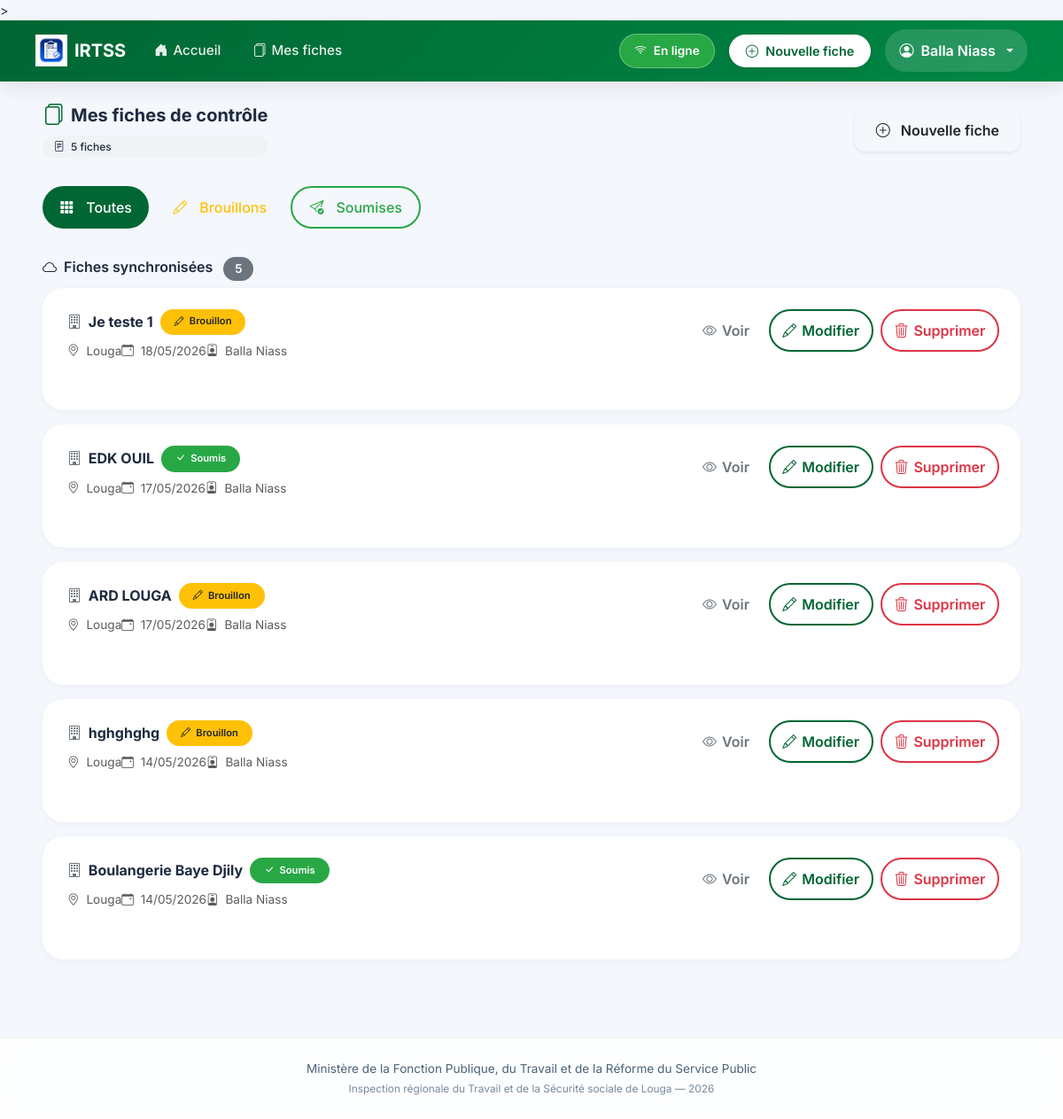
Page /fiches/ (signed in) on the earlier database version.
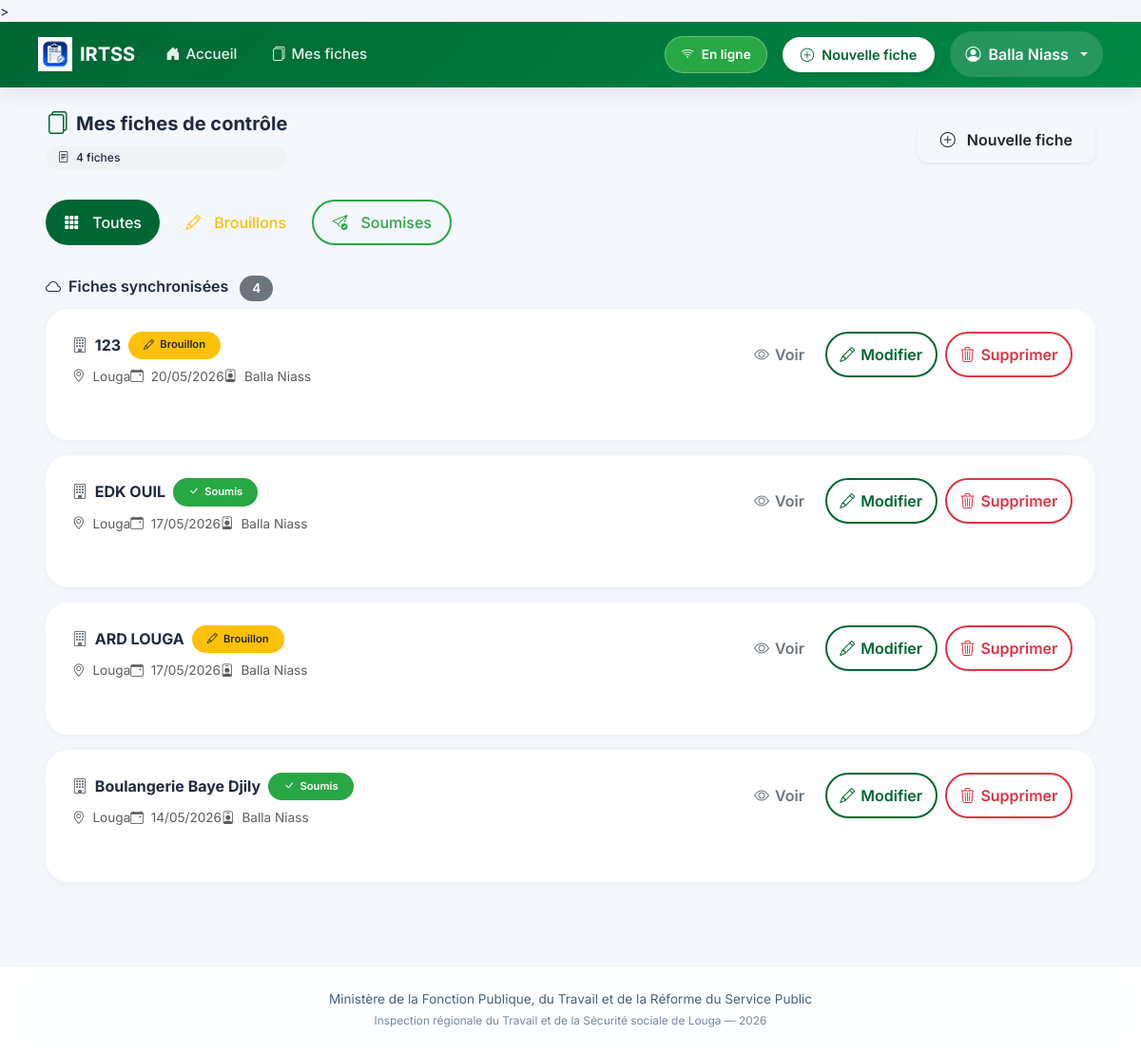
Same page on the later database version.
### inspection/models.py (models this page shows, shortened)
class FicheControle(models.Model):
    STATUT_CHOICES = [
        ('brouillon', 'Brouillon'),
        ('soumis', 'Soumis'),
    ]
    inspecteur = models.ForeignKey(User, on_delete=models.CASCADE, related_name='fiches')
    entreprise = models.CharField(max_length=255, verbose_name="Entreprise ou Établissement")
    date_controle = models.DateField(verbose_name="Date du contrôle")
    lieu = models.CharField(max_length=100, default="Louga", verbose_name="Lieu")
    statut = models.CharField(max_length=20, choices=STATUT_CHOICES, default='brouillon')
    local_id = models.CharField(max_length=100, blank=True, null=True)
    adresse = models.TextField(blank=True)
    telephone = models.CharField(max_length=50, blank=True)
    email_entreprise = models.EmailField(blank=True)
    date_ouverture = models.DateField(null=True, blank=True)
    forme_juridique = models.CharField(max_length=100, blank=True)
    activite_principale = models.CharField(max_length=200, blank=True)
    chef_nom = models.CharField(max_length=200, blank=True, verbose_name="Chef d'établissement - Prénom et Nom")
    chef_cellulaire = models.CharField(max_length=50, blank=True)
    chef_email = models.EmailField(blank=True)
    representant_nom = models.CharField(max_length=200, blank=True, verbose_name="Représentant travailleurs - Prénom et Nom")
    representant_qualite = models.CharField(max_length=100, blank=True)
    representant_cellulaire = models.CharField(max_length=50, blank=True)
    representant_email = models.EmailField(blank=True)
    doe = models.CharField(max_length=3, blank=True, verbose_name="Déclaration d'Ouverture d'Établissement (DOE)")
    registre_paie = models.CharField(max_length=3, blank=True)
    cadres_hommes = models.PositiveIntegerField(null=True, blank=True, default=0)
    cadres_femmes = models.PositiveIntegerField(null=True, blank=True, default=0)
    ouvriers_hommes = models.PositiveIntegerField(null=True, blank=True, default=0)
    ouvriers_femmes = models.PositiveIntegerField(null=True, blank=True, default=0)
    cdi = models.PositiveIntegerField(null=True, blank=True, default=0, verbose_name="CDI")
    cdd = models.PositiveIntegerField(null=True, blank=True, default=0, verbose_name="CDD")
    cs = models.PositiveIntegerField(null=True, blank=True, default=0, verbose_name="CS")
    c_app = models.PositiveIntegerField(null=True, blank=True, default=0, verbose_name="C APP")
    autres_contrats = models.PositiveIntegerField(null=True, blank=True, default=0, verbose_name="Autres")
    remuneration_au_temps_1 = models.BooleanField(default=False)
    remuneration_au_temps_2 = models.BooleanField(default=False)
    remuneration_a_la_piece_1 = models.BooleanField(default=False)
    remuneration_a_la_piece_2 = models.BooleanField(default=False)
    remuneration_les_deux_1 = models.BooleanField(default=False)
    remuneration_les_deux_2 = models.BooleanField(default=False)
    salaires_conformes_1 = models.CharField(max_length=3, blank=True)
    salaires_conformes_2 = models.CharField(max_length=3, blank=True)
    bulletins_paie_1 = models.CharField(max_length=3, blank=True)
    bulletins_paie_2 = models.CharField(max_length=3, blank=True)
    heures_sup_1 = models.CharField(max_length=3, blank=True)
    heures_sup_2 = models.CharField(max_length=3, blank=True)
    prime_anciennete_1 = models.CharField(max_length=3, blank=True)
    prime_anciennete_2 = models.CharField(max_length=3, blank=True)
    jours_feries_1 = models.CharField(max_length=3, blank=True)
    jours_feries_2 = models.CharField(max_length=3, blank=True)
    indemnites_transport_1 = models.CharField(max_length=3, blank=True)
    indemnites_transport_2 = models.CharField(max_length=3, blank=True)
    horaires_affiches_1 = models.CharField(max_length=3, blank=True)
    horaires_affiches_2 = models.CharField(max_length=3, blank=True)
    amenagement_8h_5j_1 = models.CharField(max_length=3, blank=True)
    amenagement_8h_5j_2 = models.CharField(max_length=3, blank=True)
    amenagement_6h40_6j_1 = models.CharField(max_length=3, blank=True)
    amenagement_6h40_6j_2 = models.CharField(max_length=3, blank=True)
    pause_quotidienne_1 = models.CharField(max_length=3, blank=True)
    pause_quotidienne_2 = models.CharField(max_length=3, blank=True)
    repos_hebdomadaire_1 = models.CharField(max_length=3, blank=True)
    repos_hebdomadaire_2 = models.CharField(max_length=3, blank=True)
    declaration_css_1 = models.CharField(max_length=3, blank=True)
    declaration_css_2 = models.CharField(max_length=3, blank=True)
    adhesion_css_1 = models.CharField(max_length=3, blank=True)
    adhesion_css_2 = models.CharField(max_length=3, blank=True)
    adhesion_ipres_1 = models.CharField(max_length=3, blank=True)
    adhesion_ipres_2 = models.CharField(max_length=3, blank=True)
    adhesion_ipm_1 = models.CharField(max_length=3, blank=True)
    adhesion_ipm_2 = models.CharField(max_length=3, blank=True)
    cotisations_css_1 = models.CharField(max_length=3, blank=True)
    cotisations_css_2 = models.CharField(max_length=3, blank=True)
    cotisations_ipres_1 = models.CharField(max_length=3, blank=True)
    cotisations_ipres_2 = models.CharField(max_length=3, blank=True)
    cotisations_ipm_1 = models.CharField(max_length=3, blank=True)
    cotisations_ipm_2 = models.CharField(max_length=3, blank=True)
    delegues_personnel_1 = models.CharField(max_length=3, blank=True)
    delegues_personnel_2 = models.CharField(max_length=3, blank=True)
    reglement_interieur_1 = models.CharField(max_length=3, blank=True)
    reglement_interieur_2 = models.CharField(max_length=3, blank=True)
    comite_hst_1 = models.CharField(max_length=3, blank=True)
    comite_hst_2 = models.CharField(max_length=3, blank=True)
    visite_medicale_1 = models.CharField(max_length=3, blank=True)
    visite_medicale_2 = models.CharField(max_length=3, blank=True)
    extincteurs_1 = models.CharField(max_length=3, blank=True)
    extincteurs_2 = models.CharField(max_length=3, blank=True)
    epi_disponible_1 = models.CharField(max_length=3, blank=True)
    epi_disponible_2 = models.CharField(max_length=3, blank=True)
    epi_effectif_1 = models.CharField(max_length=3, blank=True)
    epi_effectif_2 = models.CharField(max_length=3, blank=True)
    toilettes_1 = models.CharField(max_length=3, blank=True)
    toilettes_2 = models.CharField(max_length=3, blank=True)
    conges_1 = models.CharField(max_length=3, blank=True)
    conges_2 = models.CharField(max_length=3, blank=True)
    dasmo_bs_1 = models.CharField(max_length=3, blank=True)
    dasmo_bs_2 = models.CharField(max_length=3, blank=True)
    observations_divers = models.TextField(blank=True)
    observations_generales = models.TextField(blank=True)
    suite_observations_orales = models.BooleanField(default=False)
    suite_observations_ecrites = models.BooleanField(default=False)
    suite_mise_en_demeure = models.BooleanField(default=False)
    suite_pv_infraction = models.BooleanField(default=False)
    suite_refere = models.BooleanField(default=False)
    delai_reception = models.BooleanField(default=False)
    delai_un_mois = models.BooleanField(default=False)
    delai_autres = models.BooleanField(default=False)
    delai_autres_precision = models.CharField(max_length=200, blank=True)
    signature_equipe = models.CharField(max_length=200, blank=True)
    signature_gerant = models.CharField(max_length=200, blank=True)
    created_at = models.DateTimeField(auto_now_add=True)
    updated_at = models.DateTimeField(auto_now=True)
    class Meta:
        ordering = ['-created_at']
        verbose_name = "Fiche de contrôle"
        verbose_name_plural = "Fiches de contrôle"

### inspection/views.py (the view)
# urls.py: path('fiches/', views.liste_fiches, name='liste_fiches'),
@login_required
def liste_fiches(request):
    user = request.user
    fiches = FicheControle.objects.all().select_related('inspecteur') if user.is_staff \
             else FicheControle.objects.filter(inspecteur=user)
    statut = request.GET.get('statut', '')
    if statut:
        fiches = fiches.filter(statut=statut)
    return render(request, 'inspection/liste_fiches.html', {'fiches': fiches, 'statut_filtre': statut})

### templates/inspection/liste_fiches.html (shortened to what the changed rows need)
{% extends 'inspection/base.html' %}
{% load static %}
{% block content %}
<div class="container-fluid px-3 px-lg-4">
  <div class="d-flex flex-wrap align-items-center justify-content-between mb-4 gap-2">
    <div>
      <div class="compteur-filtre mt-2">
        <i class="bi bi-file-text me-1"></i>
        <span id="total-fiches-count">{{ fiches|length }}</span> fiche{{ fiches|length|pluralize }}
      </div>
    </div>
  </div>
  <div id="server-fiches-section">
    <h6 class="fw-semibold mb-2">
      <i class="bi bi-cloud me-1"></i>
      Fiches synchronisées
      <span class="badge bg-secondary ms-2" id="server-count">{{ fiches|length }}</span>
    </h6>
    <div id="server-fiches-list">
      {% if fiches %}
        {% for fiche in fiches %}
        <div class="fiche-card p-3" data-fiche-id="{{ fiche.pk }}" data-statut="{{ fiche.statut }}">
          <div class="d-flex flex-wrap justify-content-between align-items-start gap-3">
            <div class="flex-grow-1">
              <div class="d-flex flex-wrap align-items-center gap-2 mb-2">
                <h6 class="fw-bold mb-0">
                  <i class="bi bi-building me-1 text-secondary"></i>
                  {{ fiche.entreprise }}
                </h6>
                <span class="fiche-badge {% if fiche.statut == 'soumis' %}bg-success text-white{% else %}bg-warning text-dark{% endif %}">
                  {% if fiche.statut == 'soumis' %}
                    <i class="bi bi-check-lg"></i> Soumis
                  {% else %}
                    <i class="bi bi-pencil"></i> Brouillon
                  {% endif %}
                </span>
              </div>
              <div class="small text-muted d-flex flex-wrap gap-x-3 gap-y-1">
                <span><i class="bi bi-geo-alt me-1"></i> {{ fiche.lieu|default:"Lieu non renseigné" }}</span>
                <span><i class="bi bi-calendar-event me-1"></i> {{ fiche.date_controle|date:"d/m/Y" }}</span>
                {% if user.is_staff %}
                <span><i class="bi bi-person-badge me-1"></i> {{ fiche.inspecteur.first_name }} {{ fiche.inspecteur.last_name }}</span>
                {% endif %}
              </div>
            </div>
            <div class="d-flex gap-2">
              <a href="{% url 'detail_fiche' fiche.pk %}" class="btn btn-outline-secondary btn-icon" title="Voir">
                <i class="bi bi-eye"></i> <span class="d-none d-sm-inline">Voir</span>
              </a>
              <a href="{% url 'modifier_fiche' fiche.pk %}" class="btn btn-outline-primary btn-icon" title="Modifier">
                <i class="bi bi-pencil"></i> <span class="d-none d-sm-inline">Modifier</span>
              </a>
              <a href="{% url 'supprimer_fiche' fiche.pk %}" class="btn btn-outline-danger btn-icon" title="Supprimer" onclick="return confirm('Supprimer définitivement cette fiche ?')">
                <i class="bi bi-trash3"></i> <span class="d-none d-sm-inline">Supprimer</span>
              </a>
            </div>
          </div>
        </div>
        {% endfor %}
      {% else %}
        <div class="text-center py-4 text-muted bg-white rounded-4 p-4">
          <i class="bi bi-inbox display-1 opacity-25 d-block mb-3"></i>
          <p class="mb-0">Aucune fiche synchronisée</p>
        </div>
      {% endif %}
    </div>
  </div>
</div>
{% endblock %}

Differences in the rows shown:
removed FicheControle: entreprise "Je teste 1", statut "brouillon" (drawn), lieu "Louga", date_controle "18/05/2026", inspecteur.first_name "Balla", inspecteur.last_name "Niass"
removed FicheControle: entreprise "hghghghg", statut "brouillon" (drawn), lieu "Louga", date_controle "14/05/2026", inspecteur.first_name "Balla", inspecteur.last_name "Niass"
added FicheControle: entreprise "123", statut "brouillon" (drawn), lieu "Louga", date_controle "20/05/2026", inspecteur.first_name "Balla", inspecteur.last_name "Niass"
Other differences:
{{ fiches|length }}: "5" → "4"
